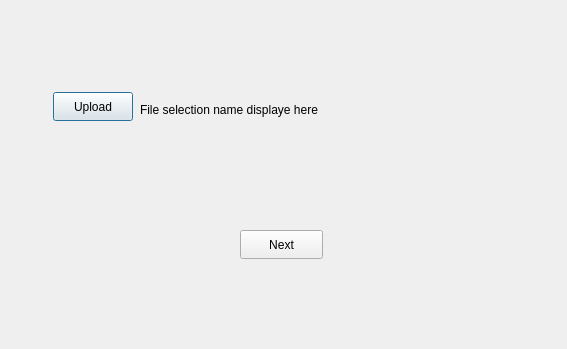
<?xml version="1.0" encoding="UTF-8"?>
<ui version="4.0">
 <class>balance_upload</class>
 <widget class="QDialog" name="balance_upload">
  <property name="geometry">
   <rect>
    <x>0</x>
    <y>0</y>
    <width>567</width>
    <height>349</height>
   </rect>
  </property>
  <property name="windowTitle">
   <string>Dialog</string>
  </property>
  <widget class="QPushButton" name="pushButton">
   <property name="geometry">
    <rect>
     <x>53</x>
     <y>92</y>
     <width>80</width>
     <height>29</height>
    </rect>
   </property>
   <property name="text">
    <string>Upload</string>
   </property>
  </widget>
  <widget class="QPushButton" name="pushButton_2">
   <property name="geometry">
    <rect>
     <x>240</x>
     <y>230</y>
     <width>83</width>
     <height>29</height>
    </rect>
   </property>
   <property name="text">
    <string>Next</string>
   </property>
  </widget>
  <widget class="QLabel" name="label">
   <property name="geometry">
    <rect>
     <x>140</x>
     <y>100</y>
     <width>391</width>
     <height>20</height>
    </rect>
   </property>
   <property name="text">
    <string>File selection name displaye here</string>
   </property>
  </widget>
 </widget>
 <resources/>
 <connections/>
</ui>
